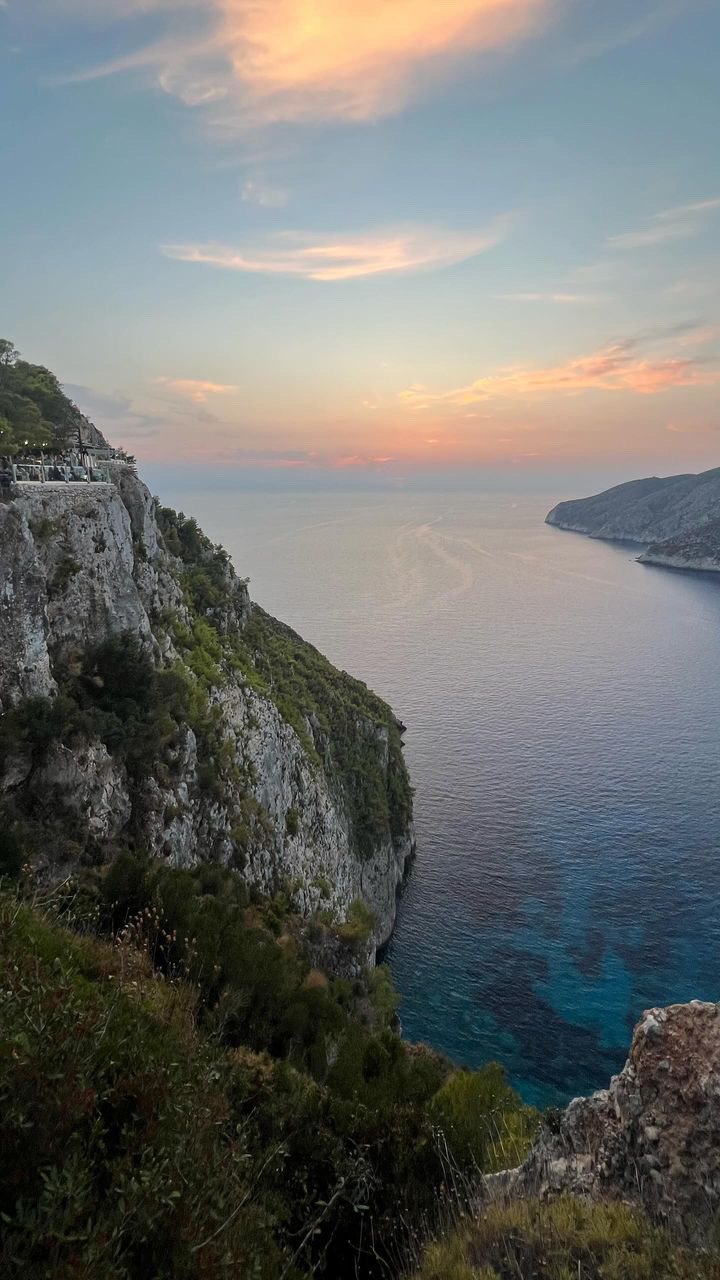
#> input picture media/Zante2.JPG, 720 x 1280 px, found by its file name
$ jupyter execute 05.1-Bayern-Pattern.ipynb
#> lines starting #> are read from the running program, lines starting #| are printed output that depends on the picture; long printed decimals are rounded
[cell 1]
import matplotlib.pyplot as plt

import numpy as np

import cv2

[cell 2]
image = cv2.imread('media/Zante2.jpg')
#> image is the input picture: shape (1280, 720, 3); mean B, G, R 107.6, 110.4, 108.4

image = cv2.cvtColor(image, cv2.COLOR_BGR2RGB)

plt.imshow(image)
plt.axis('on')
plt.show()

[cell 3]
m = image.shape[0]
n = image.shape[1]

[cell 4]
R = image[:, :, 0]

G = image[:, :, 1]

B = image[:, :, 2]

[cell 5]
R, G, B

[cell 6]
bayer_array = np.zeros((m, n), dtype = int)

bayer_array

[cell 7]
for i in range(m):
    for j in range(n):
        if i%2 == 0 and j%2 == 0:
            bayer_array[i, j] = R[i, j]
        elif i%2 != 0 and j%2 !=0:
            bayer_array[i, j] = B[i, j]
        else:
            bayer_array[i, j] = G[i, j]

[cell 8]
bayer_array

[cell 9]
I2= np.full((m, n, 3), -1)

I2

[cell 10]
R2 = I2[:, :, 0].copy()

G2 = I2[:, :, 1].copy()

B2 = I2[:, :, 2].copy()

[cell 11]
R2.shape

[cell 12]
for i in range(m):
    for j in range(n):
        if i%2 == 0 and j%2 == 0:
            R2[i, j] = bayer_array[i, j]
        elif i%2 != 0 and j%2 !=0:
            B2[i, j] = bayer_array[i, j]
        else:
            G2[i, j] = bayer_array[i, j]

[cell 13]
R2

[cell 14]
for i in range(m):
    for j in range(n):
        if i % 2 == 0 and j% 2 ==0:
            if i+1 < m and j+1 < n:
                R2[i+1, 1+j] = R2[i, j]
            if j+1 < n:
                R2[i, j+1] = R2[i, j]
            if i+1 < m:
                R2[i+1, j] = R2[i, j]

[cell 15]
R2

[cell 16]
B2

[cell 17]
for i in range(m):
    for j in range(n):
        if i % 2 != 0 and j % 2 != 0:
            B2[i-1, j-1] = B2[i, j]
            B2[i, j-1] = B2[i, j]
            B2[i-1, j] = B2[i, j]


for i in range(m):
    for j in range(n):
        if j == n-1:
            B2[i, j] = B2[i, j-1]
        if i == m-1:
            B2[i, j] = B2[i-1, j]

[cell 18]
B2

[cell 19]
G2

[cell 20]
for i in range(m):
    for j in range(1, n, 2):
        if i % 2 == 0:
            G2[i, j - 1] = G2[i, j]
            if j == n-2:
                G2[i, j+1] = G2[i, j]

[cell 21]
for i in range(m):
    for j in range(0, n, 2):
        if i % 2 != 0 and j+1 < n:
            G2[i, j + 1] = G2[i, j]

[cell 22]
G2

[cell 23]
I2[:, :,0] = R2

I2[:, :,1] = G2

I2[:, :,2] = B2
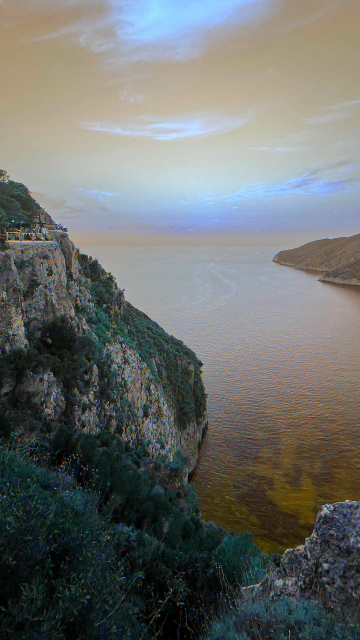
#> I2: shape (1280, 720, 3) int64 (shown at 1/2 size); mean of channels 0, 1, 2 108.4, 110.4, 107.6; drawn as B, G, R

I2

[cell 24]
image

[cell 25]
image.shape

[cell 26]
I2.shape

[cell 27]
mse = np.mean((image - I2) ** 2)
#> mse = 86.66

print(f"MSE: {mse}")
#| MSE: 86.664

[cell 28]
max_pixel_value = 255.0

psnr = 10 * np.log10((max_pixel_value ** 2) / mse)
#> psnr = 28.75

print(f"PSNR: {psnr}")
#| PSNR: 28.752

[cell 29]
plt.imshow(I2)

[cell 30]
plt.imshow(G2, cmap= 'Greens')

[cell 31]
plt.imshow(R2, cmap= 'Reds')

[cell 32]
plt.imshow(B2, cmap = 'Blues')

New method

[cell 33]
R2 = np.zeros((m, n, 3),dtype= "uint8")
for i in range(m):
    for j in range(n):
        for z in range(3):
            R2[i, j, 0] = R[i, j]
#> R2: shape (1280, 720, 3)

[cell 34]
G2 = np.zeros((m, n, 3), dtype = "uint8")

for i in range(m):
    for j in range(n):
        for z in range(3):
            G2[i, j, 1] = G[i, j]
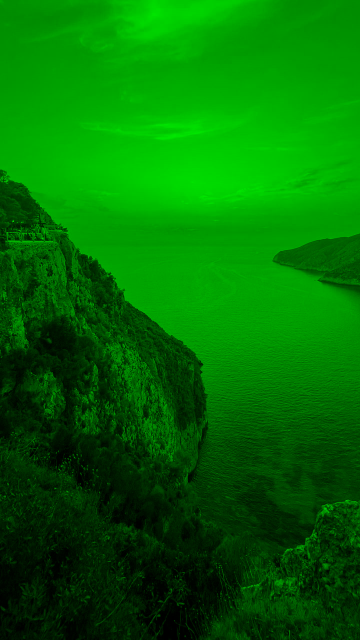
#> G2: shape (1280, 720, 3) (shown at 1/2 size); mean of channels 0, 1, 2 0, 110.4, 0; drawn as B, G, R

[cell 35]
B2 = np.zeros((m, n, 3), dtype = "uint8")

for i in range(m):
    for j in range(n):
        for z in range(3):
            B2[i, j, 2] = B[i, j]
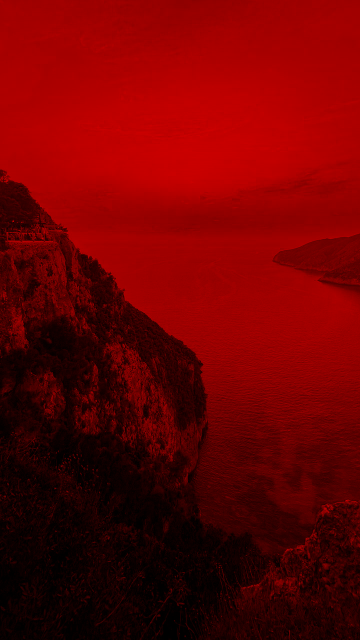
#> B2: shape (1280, 720, 3) (shown at 1/2 size); mean of channels 0, 1, 2 0, 0, 107.6; drawn as B, G, R

[cell 36]
p1 = np.zeros((m, n, 3), dtype = "uint8")

[cell 37]
for i in range(m):
    for j in range(0, n, 2):
        for z in range(3):
            if i % 2 == 0:
                p1[i, j, 1] = G2[i, j, 1]
            if i % 2 != 0:
                p1[i, j, 2] = B2[i, j, 2]

[cell 38]
p1

[cell 39]
for i in range(m):
    for j in range(1, n, 2):
        for z in range(3):
            if i % 2 == 0:
                p1[i, j, 0] = R2[i, j, 0]
            if i % 2 != 0:
                p1[i, j, 1] = G2[i, j, 1]
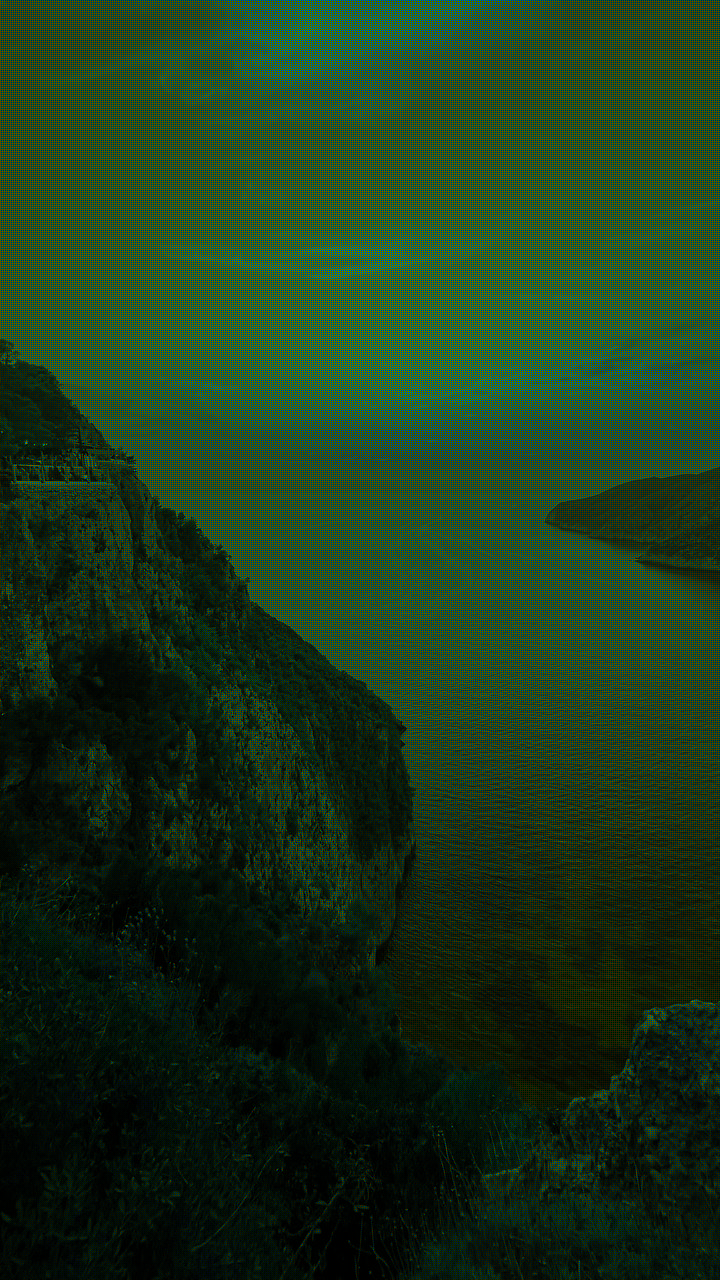
#> p1: shape (1280, 720, 3); mean of channels 0, 1, 2 27.1, 55.2, 26.9; drawn as B, G, R

$ run again, with media/Zante3.JPG copied over media/Zante2.JPG
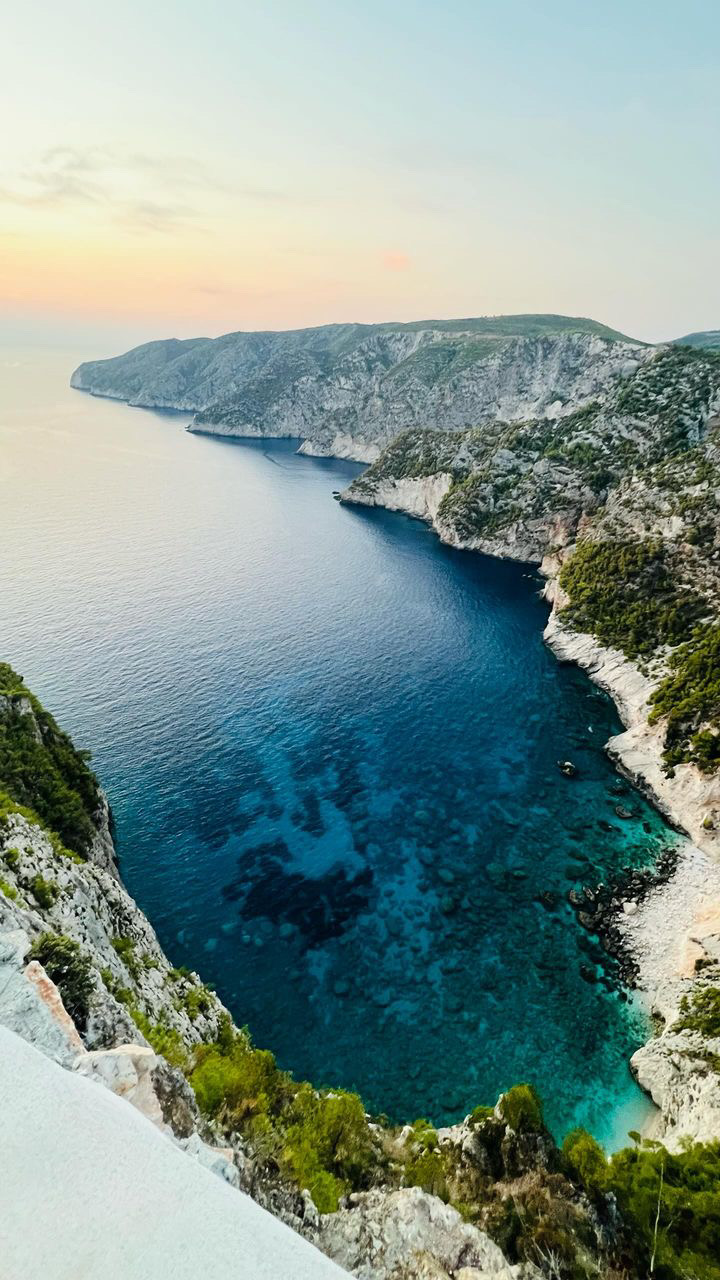
#> input picture media/Zante3.JPG, 720 x 1280 px, found by its file name
#> image is the input picture: shape (1280, 720, 3); mean B, G, R 142.9, 149.2, 129
#> `I2[:, :,2] = B2`:
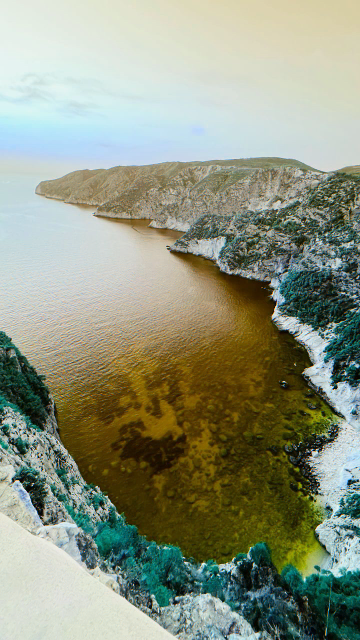
#> I2: shape (1280, 720, 3) int64 (shown at 1/2 size); mean of channels 0, 1, 2 129, 149.2, 142.9; drawn as B, G, R
#> mse = 199.5
#| MSE: 199.489
#> psnr = 25.13
#| PSNR: 25.132
#> after the loop `for i in range(m):`:
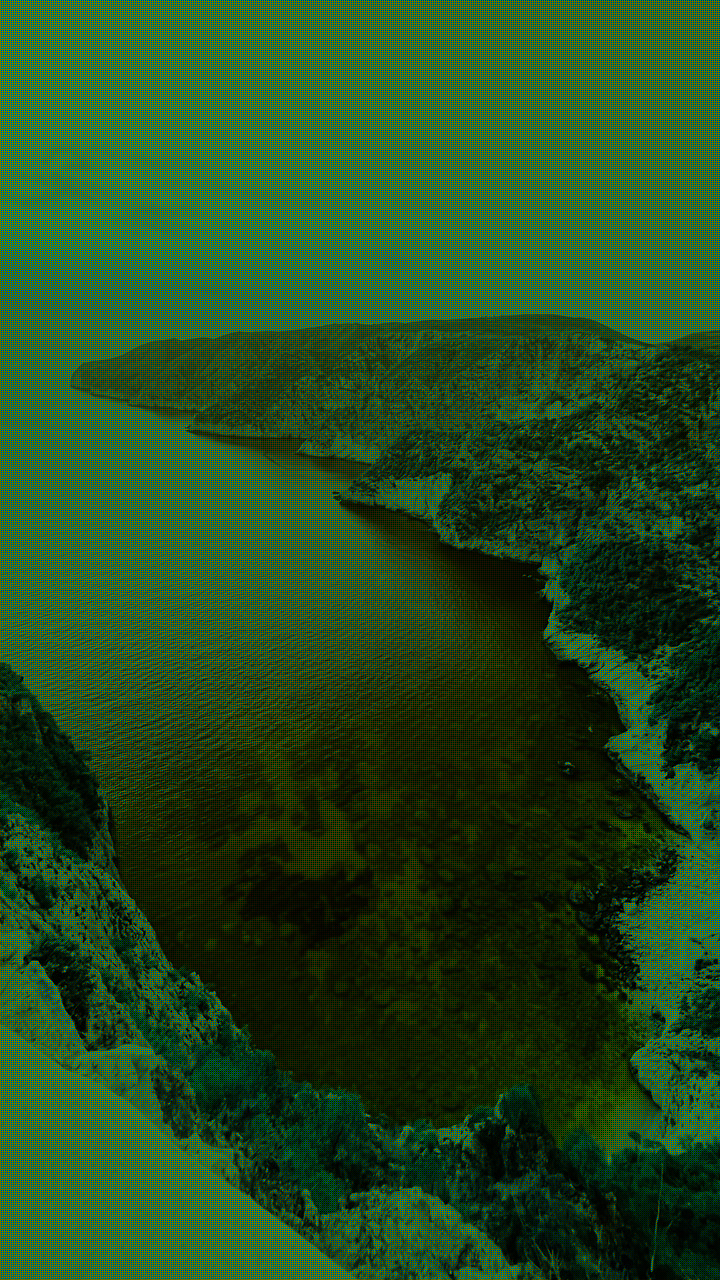
#> p1: shape (1280, 720, 3); mean of channels 0, 1, 2 32.2, 74.6, 35.7; drawn as B, G, R

$ run again, with media/Aspirapolvere.jpg copied over media/Zante2.JPG
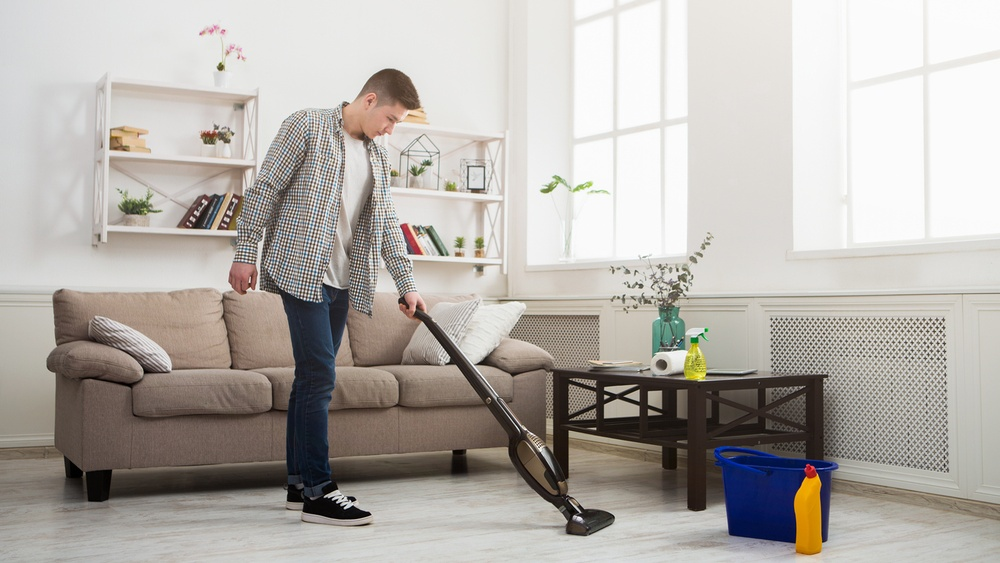
#> input picture media/Aspirapolvere.jpg, 1000 x 563 px, shrunk from 1365 x 769 before the run, found by its file name
#> image is the input picture: shape (563, 1000, 3); mean B, G, R 169.8, 175.1, 179.9
#> mse = 201.6
#| MSE: 201.613
#> psnr = 25.09
#| PSNR: 25.086
#> after the loop `for i in range(m):`:
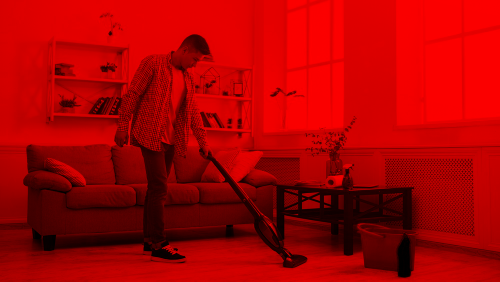
#> B2: shape (563, 1000, 3) (shown at 1/2 size); mean of channels 0, 1, 2 0, 0, 169.8; drawn as B, G, R
#> after the loop `for i in range(m):`:
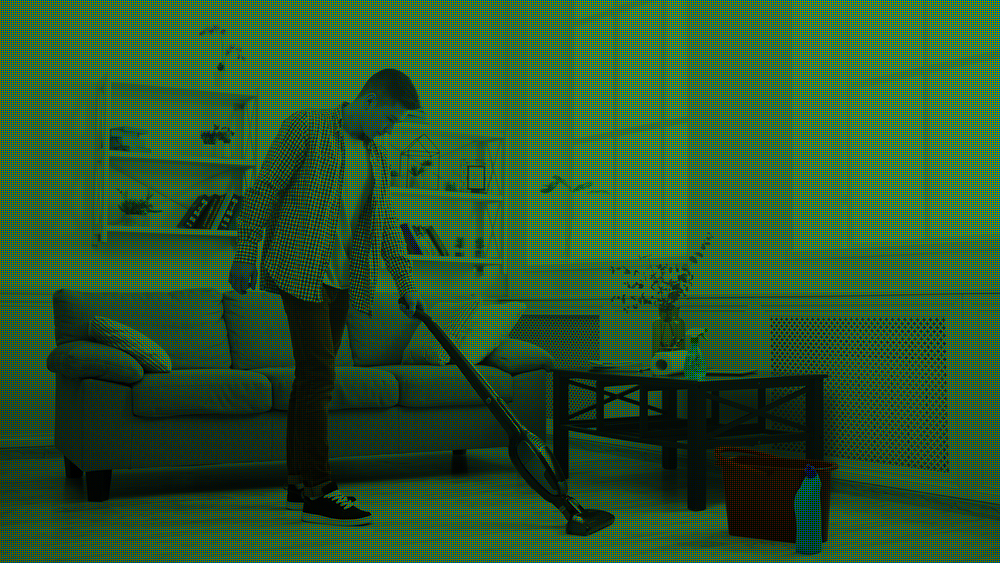
#> p1: shape (563, 1000, 3); mean of channels 0, 1, 2 45.1, 87.5, 42.3; drawn as B, G, R
